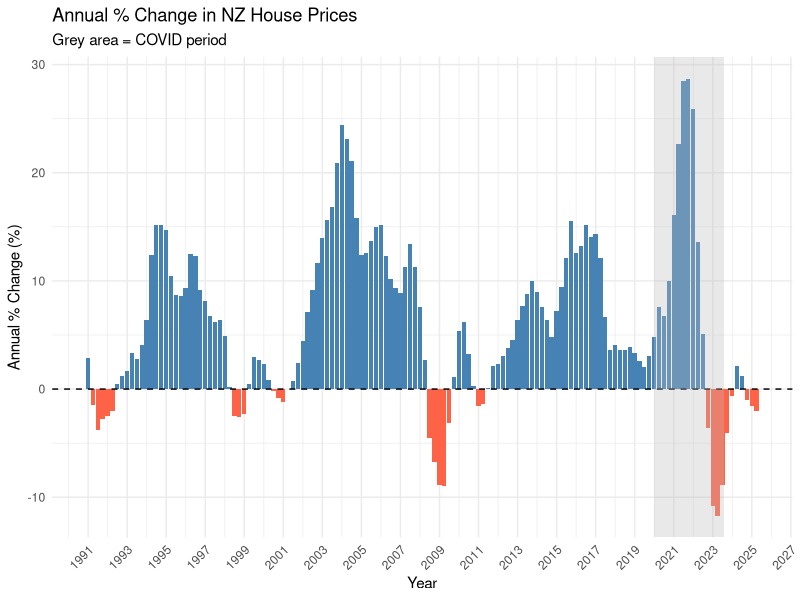

Recreate this plot in R.
library(tidyverse)
library(lubridate)
library(scales)

# Load data
housing_index <- read.csv('datasets/data.govt.nz/House_Price_Index.csv')

# Define Covid Date Range
covid_start <- as.Date("2020-01-01")
covid_end   <- as.Date("2023-08-01")

housing_index <- housing_index %>%
  mutate(
    Date = dmy(Date),
    House.prices..annual...change. = as.numeric(House.prices..annual...change.)
  ) %>%
  rename(
    Annual_HousePrice_Change = House.prices..annual...change.
  )

ggplot(housing_index, aes(x = Date, y = Annual_HousePrice_Change, 
                          fill = Annual_HousePrice_Change >= 0)) +
  geom_col(show.legend = FALSE) +
  geom_hline(yintercept = 0, color = "black", linetype = "dashed") +
  annotate("rect",
           xmin = covid_start, xmax = covid_end,
           ymin = -Inf, ymax = Inf,
           fill = "grey", alpha = 0.33) +
  scale_fill_manual(values = c("tomato", "steelblue")) +
  scale_x_date(date_labels = "%Y", date_breaks = "2 years") +
  labs(
    title = "Annual % Change in NZ House Prices",
    subtitle = "Grey area = COVID period",
    x = "Year",
    y = "Annual % Change (%)"
  ) +
  theme_minimal() +
  theme(axis.text.x = element_text(angle = 45, hjust = 1))


# ggsave(
#   filename = "Annual Percent Change in House Prices.png",
#   plot = last_plot(),
#   width = 12,
#   height = 6,
#   dpi = 600,
#   bg = 'white'
# )
